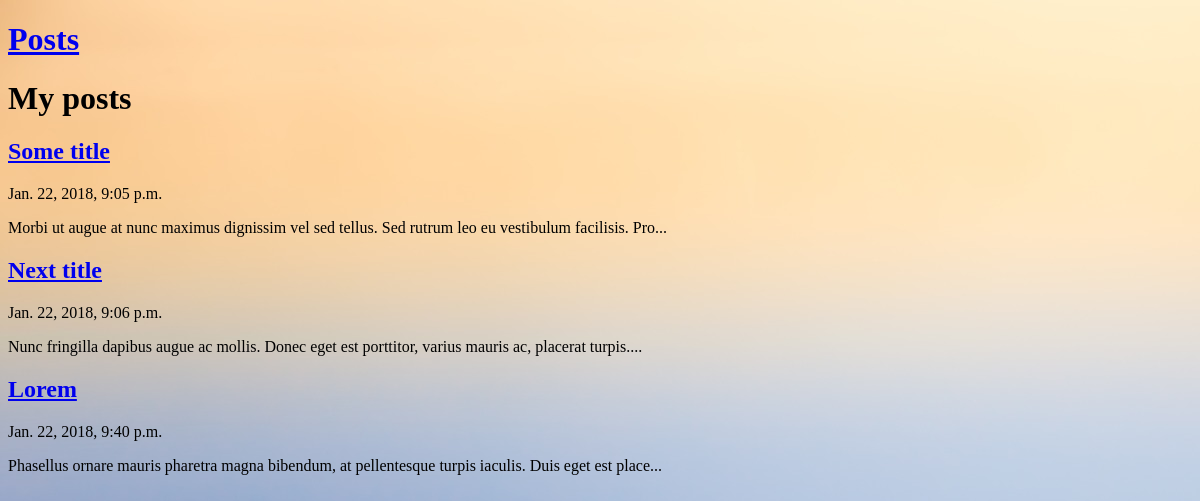
The app's page /posts/, older data.
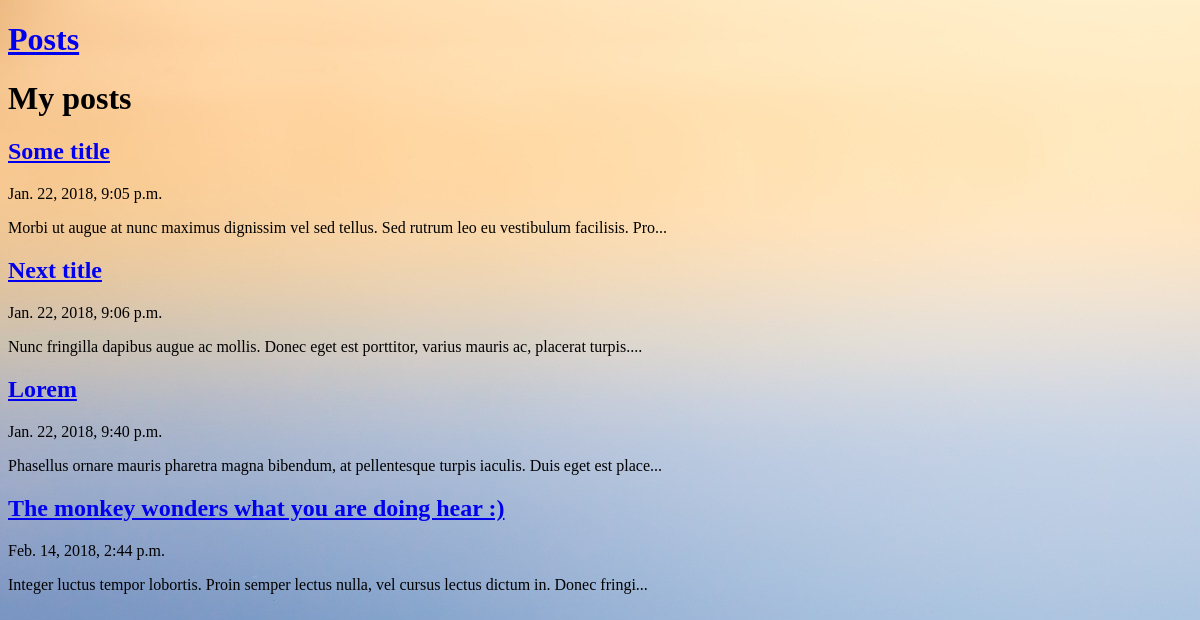
The same page, newer data.
### posts/models.py (models this page shows, shortened)
class Post(models.Model):
    title = models.CharField(max_length=100)
    slug = models.SlugField()
    date = models.DateTimeField(auto_now_add=True)
    body = models.TextField()
    thumb = models.ImageField(default='default.png', blank=True)
    def snippet(self):
        return self.body[:100] + "..."

### posts/views.py (the view)
def posts_list(request):
    posts = Post.objects.all().order_by('date')
    return render(request, 'posts/posts_list.html', {'posts': posts})

### posts/templates/posts/posts_list.html
{% extends 'layout.html' %}
{% block content %}
    <h1>My posts</h1>
    <div class="posts">
        {% for post in posts %}
        <div class="post">
            <h2><a href="{% url 'posts:detail' slug=post.slug %}">{{post.title}}</a> </h2>
            <p>{{post.date}}</p>
            <p>{{post.snippet}}</p>
        </div>
        {% endfor %}
    </div>
{% endblock %}

Row changes from the older to the newer data that the page shows:
added Post: title "The monkey wonders what you are doing hear :)", date "Feb. 14, 2018, 2:44 p.m.", snippet "Integer luctus tempor lobortis. Proin semper lectus nulla, vel cursus lectus dictum in. Donec fringi..."
